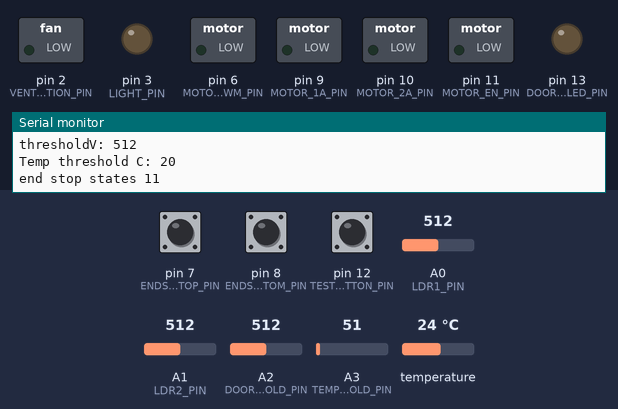
Recording of a sketch running on a simulated Arduino Uno, built with avr-gcc and run on an emulated ATmega328P. On the bench: switched loads named in the sketch (green lamp = pin HIGH), output pins drawn as LEDs (lit = HIGH), the last lines printed to the serial monitor. The test bench sets the inputs (shaded band); at power-on: A2 (DOOR_THRESHOLD_PIN) = 512, pin 8 (ENDSTOP_BOTTOM_PIN) HIGH, A0 (LDR1_PIN) = 512, pin 7 (ENDSTOP_TOP_PIN) HIGH, pin 12 (TEST_BUTTON_PIN) HIGH, A1 (LDR2_PIN) = 512, A3 (TEMPERATURE_THRESHOLD_PIN) = 51, temperature 24 °C.

Above: at 1.3 s.
1.4 s: A2 (DOOR_THRESHOLD_PIN) set to 528
At 2.5 s:
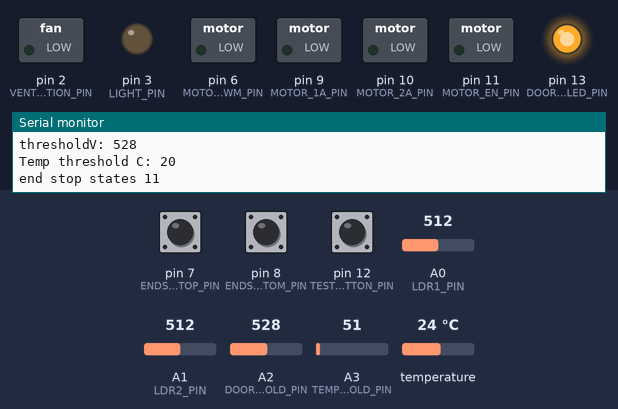
7.2 s: pin 8 (ENDSTOP_BOTTOM_PIN) pulled LOW for 0.6 s
At 8.5 s:
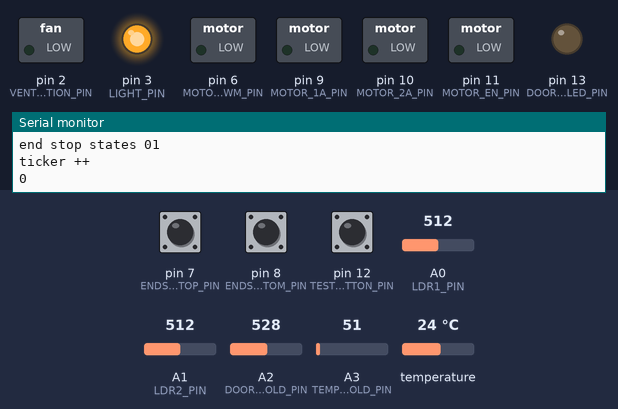
11.2 s: pin 8 (ENDSTOP_BOTTOM_PIN) pulled LOW for 3.2 s
At 15.8 s:
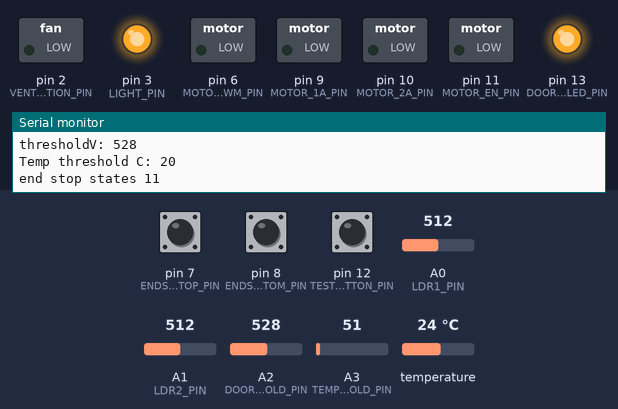
15.9 s: A0 (LDR1_PIN) set to 530
19.4 s: A0 (LDR1_PIN) set to 558
At 20.4 s:
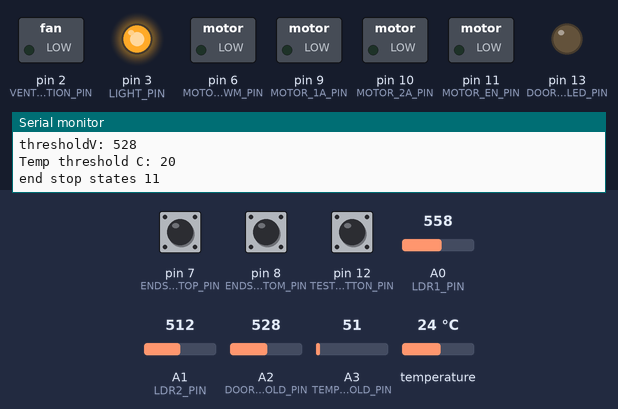
20.9 s: A0 (LDR1_PIN) set to 306
At 24.5 s:
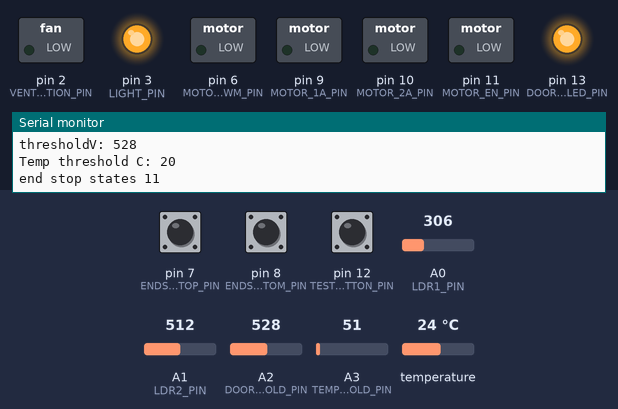
Timing chart, 0 to 27.2 s (numbered marks = the images above; inputs shaded):
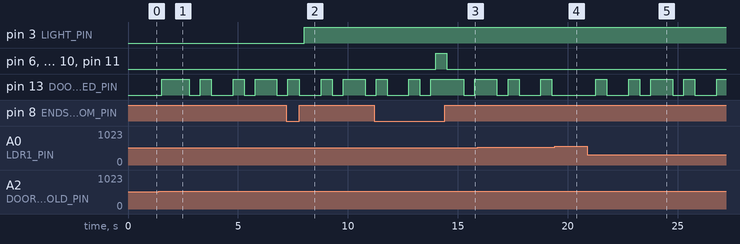

Measured:
- the behaviour switches between 512 and 513 on A2 (DOOR_THRESHOLD_PIN) (found by bisection; images 0 and 1)
- the behaviour switches between 543 and 544 on A0 (LDR1_PIN) (found by bisection; images 3 and 4)
- after the input at 1.4 s, pin 13 (DOOR_THRESHOLD_LED_PIN): LOW → HIGH after 0.14 s, → LOW 1.3 s later, → HIGH 0.50 s later, → LOW 0.50 s later, … (8 changes in this stretch)
- after the input at 7.2 s, pin 3 (LIGHT_PIN): LOW → HIGH after 0.82 s
- after the input at 11.2 s, pin 6 (MOTOR_PWM_PIN), pin 10 (MOTOR_2A_PIN), pin 11 (MOTOR_EN_PIN): LOW → HIGH after 2.8 s, → LOW 0.50 s later
- after the input at 19.4 s, pin 13 (DOOR_THRESHOLD_LED_PIN): stays LOW (without the input it goes to HIGH after 0.38 s)
- after the input at 20.9 s, pin 13 (DOOR_THRESHOLD_LED_PIN): LOW → HIGH after 0.37 s, → LOW 0.50 s later, → HIGH 1.0 s later, → LOW 0.50 s later, … (9 changes in this stretch)

The sketch:

autochickencoop.ino
```cpp
/**
 * PROJECT: Autochickencoop
 * DESCRIPTION:  Chicken Coop controller. Closes the door at the evening and opens it up in the morning
 *               also prevents that the coop gets to hot.
 * AUTHOR: Toon Nelissen
 * GITHUB: https://github.com/Cinezaster/AutoChickenCoop
 */

#include <OneWire.h> // dependency for DallasTemperature lib
#include <DallasTemperature.h> // lib for Dallas OneWire sensor
#include <Time.h> // library taking care of time (doesn't realy need it but it but it is a dependency for TimeAlarms
#include <TimeAlarms.h> // library taking care of intervals
#include <Bounce2.h> // library taking care of debouncing of button

#define LDR1_PIN A0 // LDR
#define LDR2_PIN A1 // LDR
#define DOOR_THRESHOLD_PIN A2 //potentiometer to set the door open en door close threshold
#define TEMPERATURE_THRESHOLD_PIN A3 //potentiometer to set the ventilation threshold
#define VENTILATION_PIN 2 // Ventilator
#define LIGHT_PIN 3 // Led string
#define DOOR_THRESHOLD_LED_PIN 13 //TODO change back to 4 later
#define ONE_WIRE_BUS 5 // pin to connect the Dallas oneWire temperature sensor
#define ENDSTOP_BOTTOM_PIN 8// switch HIGH when active (closed position)
#define ENDSTOP_TOP_PIN 7 // switch HIGH when active (closed position)
#define MOTOR_PWM_PIN 6 // PowerFet BUK456 gate to control speed of motor
#define MOTOR_1A_PIN 9 // 1A of L6203
#define MOTOR_2A_PIN 10 // 2A of L6203
#define MOTOR_EN_PIN 11 // EN of L6203
#define MOTOR_SENSE_PIN A4 // current sense of the L6203
#define TEST_BUTTON_PIN 12 // pushButton

#define DEBUG true // turn on Serial debug info

int doorThresholdValue;
int temperatureThresholdValue;
int ldrValue;
volatile int doorThresholdState;
volatile int endstopBottomState;
volatile int endstopTopState;
int ticker;
const int transitionTime = 1; // minutes check
const int motorSpeed = 180; //

OneWire oneWire(ONE_WIRE_BUS); // initiate  one wire
DallasTemperature sensors(&oneWire); // make a dallas sensor of the one wire bus
DeviceAddress insideThermometer;

Bounce testButton = Bounce();  // initiate debounced button


/**
 * initiate all input ports
 */
void init_input(){
  pinMode(LDR1_PIN, INPUT);
  pinMode(LDR2_PIN, INPUT);
  pinMode(DOOR_THRESHOLD_PIN, INPUT);
  pinMode(TEMPERATURE_THRESHOLD_PIN, INPUT);
  pinMode(ENDSTOP_BOTTOM_PIN, INPUT_PULLUP);
  pinMode(ENDSTOP_TOP_PIN, INPUT_PULLUP);
  pinMode(TEST_BUTTON_PIN, INPUT_PULLUP);
  testButton.attach(TEST_BUTTON_PIN);
  testButton.interval(120);
}

/**
 * initiate all output ports
 */
void init_output(){
  pinMode(VENTILATION_PIN, OUTPUT);
  digitalWrite(VENTILATION_PIN, LOW);
  pinMode(LIGHT_PIN, OUTPUT);
  digitalWrite(LIGHT_PIN, LOW);
  pinMode(DOOR_THRESHOLD_LED_PIN, OUTPUT);
  digitalWrite(DOOR_THRESHOLD_LED_PIN, LOW);
  pinMode(MOTOR_1A_PIN,OUTPUT);
  digitalWrite(MOTOR_1A_PIN,LOW);
  pinMode(MOTOR_2A_PIN,OUTPUT);
  digitalWrite(MOTOR_2A_PIN,LOW);
  pinMode(MOTOR_EN_PIN,OUTPUT);
  digitalWrite(MOTOR_EN_PIN,LOW);
  pinMode(MOTOR_PWM_PIN,OUTPUT);
  analogWrite(MOTOR_PWM_PIN,0);
}

/**
 * Check check the light and the temperature situation
 */
void check(){
   check_light();
   check_temp();
}

/**
 * checking light conditions and acting if needed
 */
void check_light(){
  // when light intensity is below the threshold and door is open, ...
  if (ldrValue < doorThresholdValue && endstopTopState == HIGH && endstopBottomState == LOW) {
    // when ticker is smaller then the delay add 1 to ticker
    // and put light on to conditionate the chickens that the door is about to close :-)
    if (ticker < transitionTime*2) {
      if (DEBUG) {
        Serial.println("ticker ++ ");
        Serial.println(ticker);
      }
      ticker++;
      light_on();
    } else {
      door_close();
      light_on();
      ticker = 0;
    }
  } else if (ldrValue > doorThresholdValue && endstopBottomState == HIGH && endstopTopState == LOW) {
    if (ticker < transitionTime*2) {
      if (DEBUG) {
        Serial.println("ticker ++ ");
        Serial.println(ticker);
      }
      ticker++;
    } else {
      door_open();
      light_off();
      ticker = 0;
    }
  }

  // this prevents that a temporary shadow on the sensor would trigger the doors and leave the ticker in a half way state
  if (ticker > 0 && ldrValue > doorThresholdValue && endstopTopState == HIGH && endstopBottomState == LOW || ticker > 0 && ldrValue < doorThresholdValue && endstopBottomState == HIGH && endstopTopState == LOW) {
    if (DEBUG) {
        Serial.println("ticker -- ");
        Serial.println(ticker);
      }
    ticker--; // or 0?? check beheaviour
  }
}

/**
 * checking temperature and turns on the ventilation
 */
void check_temp(){
  if (sensors.hasAlarm(insideThermometer) && analogRead(VENTILATION_PIN) == HIGH)
  {
    digitalWrite(VENTILATION_PIN, HIGH);
  } else {
    digitalWrite(VENTILATION_PIN, LOW);
  }

  sensors.requestTemperatures();

  float tempC = sensors.getTempC(insideThermometer);

  if (DEBUG) {
    Serial.print("Temp C: ");
    Serial.println(tempC);
  }
}

void test(){
  test_light();
  test_temp();
}

/**
 * Read temperature threshold
 * If threshold has changed set the alarm on the temperature sensor
 */
void test_temp(){
  int prevTempCalV = temperatureThresholdValue;
  temperatureThresholdValue = map(analogRead(TEMPERATURE_THRESHOLD_PIN), 0, 1023, 20, 40);

  if (prevTempCalV != temperatureThresholdValue) {
    sensors.setHighAlarmTemp(insideThermometer, temperatureThresholdValue);
  }

  if (DEBUG) {
    Serial.print("Temp threshold C: ");
    Serial.println(temperatureThresholdValue);
  }
}

/**
 * Read LDR and threshold
 * If LDR is lower then threshold turn doorThresholdState HIGH if already HIGH go low (blinks the LED);
 */
void test_light(){
  set_ldr_value();
  doorThresholdValue = analogRead(DOOR_THRESHOLD_PIN);

  if (ldrValue < doorThresholdValue && doorThresholdState == LOW) {
    doorThresholdState = HIGH;
  } else {
    doorThresholdState = LOW;
  }

  if (DEBUG) {
    Serial.print("LDR: ");
    Serial.println(ldrValue);
    Serial.print("thresholdV: ");
    Serial.println(doorThresholdValue);
  }
}

void set_ldr_value(){
  // ldrValue = averaging 2 LDR sensor pointed at a different hemisphere Souht-East Souht-West
  ldrValue = (analogRead(LDR1_PIN) + analogRead(LDR2_PIN))/2;
}

/**
 * Light in coop ON
 */
void light_on(){
  digitalWrite(LIGHT_PIN,HIGH);
}

/**
 * Light in coop OFF
 */
void light_off(){
  digitalWrite(LIGHT_PIN,LOW);
}

/**
 * Open the Door
 */
void door_open(){
  start_motor("open");
  // wait while door is going to the top
  while(endstopTopState == LOW) {
    // When door has left endstop
    if (endstopBottomState == LOW) {
      set_motor_speed(motorSpeed);
    }
    set_endstop_states();
    delay(100);
  }
  stop_motor();
}

/**
 * Open the Door
 */
void door_close(){
  start_motor("close");
  // wait while door is going to the top
  while(endstopBottomState == LOW) {
    // When door has left endstop
    if (endstopTopState == LOW) {
      set_motor_speed(motorSpeed);
    }
    set_endstop_states();
    delay(100);
  }
  stop_motor();
}

/**
 * start the motor
 * @variable : direction "open"/"close"
 */
void start_motor(const char* dir){

  if (DEBUG) {
    Serial.print("Going to start the motor. Direction: ");
    Serial.println(dir);
  }

  enable_motor();
  set_motor_speed(255);
  set_motor_direction(dir);
}

/**
 * stop the motor
 */
void stop_motor() {
  if (DEBUG) {
    Serial.print("Stop the motor ");
  }
  disable_motor();
  set_motor_speed(0);
}

/**
 * set motor speed
 * @variable : speed (0 to 255)
 */
void set_motor_speed(int speed) {
  analogWrite(MOTOR_PWM_PIN, speed);
}

/**
 * set motor direction
 * @variable : direction "open"/"close"
 */
void set_motor_direction(const char* dir) {
  if (dir == "open") {

    if (DEBUG) {
      Serial.print("dir 1A ");
    }

    digitalWrite(MOTOR_1A_PIN, HIGH);
  } else if (dir == "close") {

    if (DEBUG) {
      Serial.print("dir 2A ");
    }
    digitalWrite(MOTOR_2A_PIN, HIGH);
  }
}

/**
 * What could this be?
 */
void enable_motor(){
  digitalWrite(MOTOR_EN_PIN, HIGH);
}

/**
 * disable the motor
 */
void disable_motor(){
  digitalWrite(MOTOR_EN_PIN, LOW);
  digitalWrite(MOTOR_1A_PIN,LOW);
  digitalWrite(MOTOR_2A_PIN,LOW);
}

/**
 * what is says
 */
void set_endstop_states(){
  endstopBottomState = digitalRead(ENDSTOP_BOTTOM_PIN);
  endstopTopState = digitalRead(ENDSTOP_TOP_PIN);
  if (DEBUG) {
    Serial.print("end stop states ");
    Serial.print(endstopBottomState);
    Serial.println(endstopTopState);
  }
}

/**
 * toggles the door if open it closes visa versa
 */
void toggle_door(){
  // prevents that you toggle the door when it is moving and also takes care of the correct direction
  if (endstopTopState == HIGH && endstopBottomState == LOW ) {
    door_close();
  } else if (endstopTopState == LOW && endstopBottomState == HIGH) {
    door_open();
  }
}

/**
 * If you don't know why this is here start with the blink sketch
 */
void setup(){
  Serial.begin(57600);

  setTime(1,1,1,1,1,1);
  // Start up the library
  sensors.begin();

  if (DEBUG) {
    Serial.print("Found ");
    Serial.print(sensors.getDeviceCount(), DEC);
    Serial.println(" devices.");
  }


  if (!sensors.getAddress(insideThermometer, 0) && DEBUG) Serial.println("Unable to find address for Device 0");


  init_input();
  init_output();

  Alarm.timerRepeat(2, check);
}

/**
 * Lets do this rollercoaster
 * Hopefully I'm not going to kill some chickens
 */
void loop(){
  test();

  set_endstop_states();

  if (testButton.update() && testButton.read() == LOW) {
    toggle_door();
  }

  digitalWrite(DOOR_THRESHOLD_LED_PIN,doorThresholdState);

  Alarm.delay(500);
}
```
